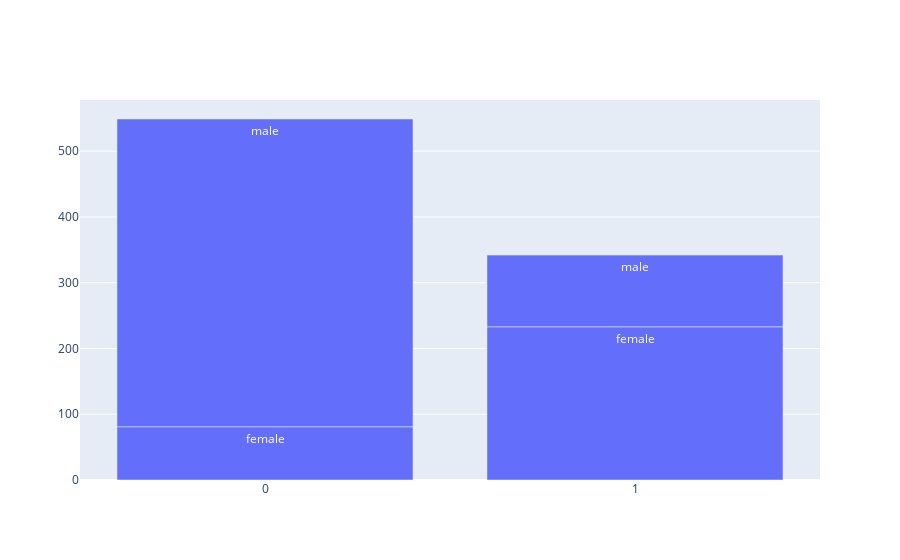

Notebook source saved alongside this figure:
### Code cell
go.Figure(
    go.Bar(
        x=check_count_survived_sex['Survived'],
        y=check_count_survived_sex[0],
        text=check_count_survived_sex['Sex'],
        textposition='auto'
    )
)

### Figure 1 — Plotly figure (JSON) as saved in the notebook; plotly's stock layout.template omitted (floating-point values rounded to 4 significant figures)
{"data": [{"text": ["female", "male", "female", "male"], "textposition": "auto", "x": [0, 0, 1, 1], "y": [81, 468, 233, 109], "type": "bar"}], "layout": {}}
